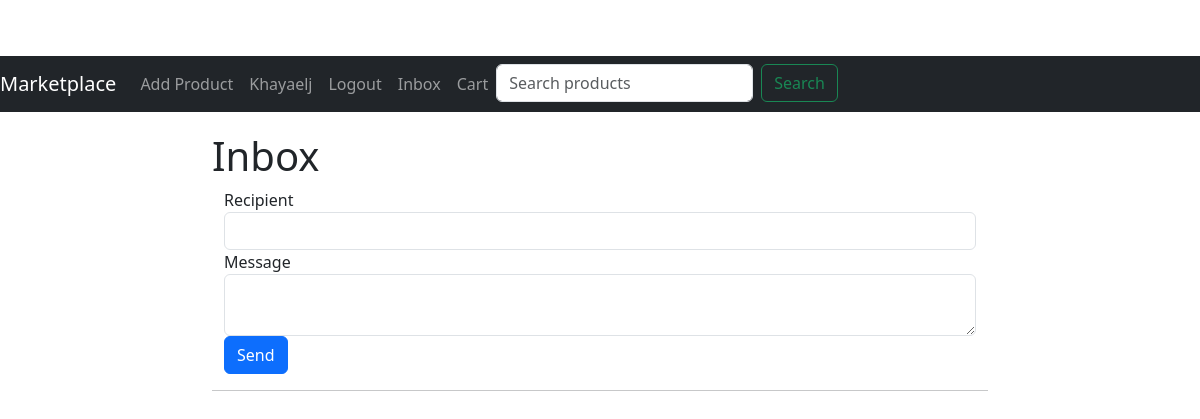
The app's page /inbox (signed in), older data.
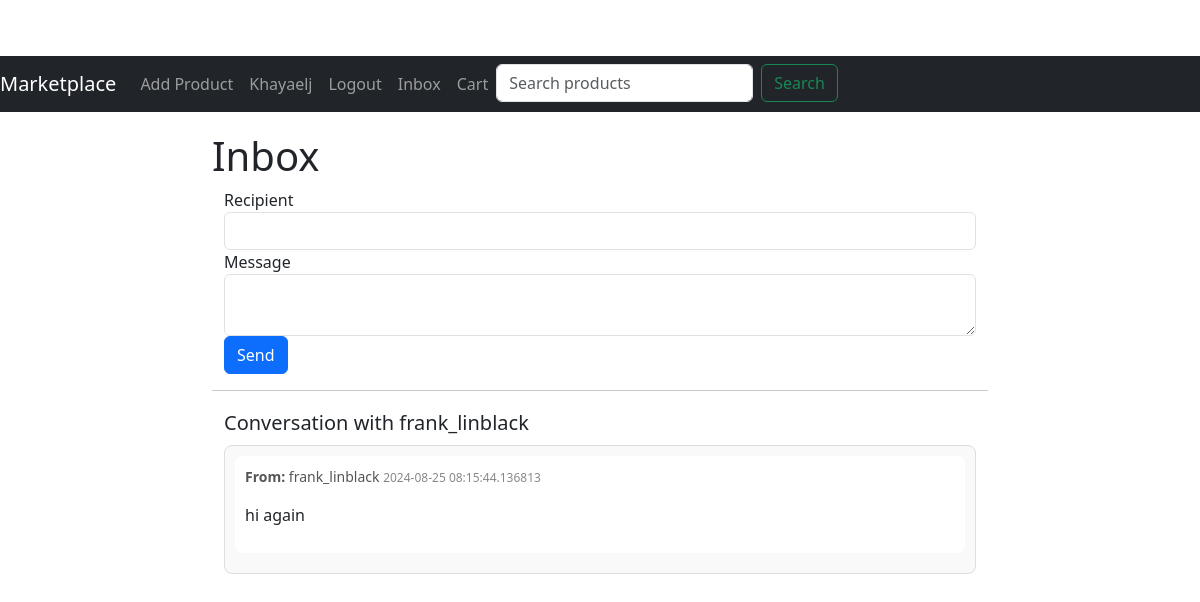
The same page, newer data.
### app/models.py (models this page shows, shortened)
class User(UserMixin, db.Model):
    id = db.Column(db.Integer, primary_key=True)
    username = db.Column(db.String(64), index=True, unique=True)
    email = db.Column(db.String(120), index=True, unique=True)
    password_hash = db.Column(db.String(128))
    profile_picture = db.Column(db.String(150), nullable=True)
    products = db.relationship('Product', backref='author', lazy='dynamic')
    reviews = db.relationship('Review', backref='author', lazy='dynamic')
    wishlist_entries = db.relationship('Wishlist', backref='user', lazy=True)
    received_messages = db.relationship('Message', foreign_keys='Message.receiver_id', backref='receiver', overlaps="sent_messages,received_messages")
    sent_messages = db.relationship('Message', foreign_keys='Message.sender_id', backref='sender', overlaps="received_messages,sent_messages")

class Message(db.Model):
    id = db.Column(db.Integer, primary_key=True)
    sender_id = db.Column(db.Integer, db.ForeignKey('user.id'))
    receiver_id = db.Column(db.Integer, db.ForeignKey('user.id'))
    body = db.Column(db.String(1024))
    timestamp = db.Column(db.DateTime, index=True, default=datetime.utcnow)
    read = db.Column(db.Boolean, default=False)
    edited = db.Column(db.Boolean, default=False)
    edit_timestamp = db.Column(db.DateTime, nullable=True)
    deleted_for_sender = db.Column(db.Boolean, default=False)
    deleted_for_receiver = db.Column(db.Boolean, default=False)

### app/routes.py (the view, shortened to what this page needs)
@bp.route('/inbox', methods=['GET', 'POST'])
@login_required
def inbox():
    messages = Message.query.filter(
        ((Message.receiver_id == current_user.id) & (Message.deleted_for_receiver == False)) |
        ((Message.sender_id == current_user.id) & (Message.deleted_for_sender == False))
    ).order_by(Message.timestamp.asc()).all()
    conversations = {}
    for message in messages:
        other_user_id = message.sender_id if message.sender_id != current_user.id else message.receiver_id
        other_user = User.query.get(other_user_id)
        if other_user not in conversations:
            conversations[other_user] = []
        conversations[other_user].append(message)
    form = MessageForm()
    for message in messages:
        if not message.read and message.receiver_id == current_user.id:
            message.read = True
            db.session.commit()
    return render_template('inbox.html', title='Inbox', conversations=conversations, form=form)

### app/forms.py
class MessageForm(FlaskForm):
    recipient = StringField('Recipient', validators=[DataRequired()])
    body = TextAreaField('Message', validators=[DataRequired()])
    submit = SubmitField('Send')

### app/models.py (called while the page is built)
@login.user_loader
def load_user(id):
    return User.query.get(int(id))

### app/routes.py (called while the page is built)
@bp.before_request
def before_request():
    if current_user.is_authenticated:
        unread_count = Message.query.filter_by(receiver_id=current_user.id, read=False).count()
        current_app.jinja_env.globals['unread_count'] = unread_count

### app/templates/inbox.html (shortened to what this page needs)
{% extends "base.html" %}
{% block content %}
<h1>Inbox</h1>
<div class="container">
    <form method="POST" action="{{ url_for('main.send_message') }}">
        <div class="form-group">
            {{ form.recipient.label }}
            {{ form.recipient(class="form-control") }}
        </div>
        <div class="form-group">
            {{ form.body.label }}
            {{ form.body(class="form-control") }}
        </div>
        <div class="form-group">
            {{ form.submit(class="btn btn-primary") }}
        </div>
    </form>
</div>
<hr>
<div class="container">
    <div class="chat-list">
        {% for user, messages in conversations.items() %}
            <div class="chat-conversation">
                <h3 class="chat-header">Conversation with {{ user.username }}</h3>
                <div class="chat-messages">
                    {% for message in messages %}
                        <div class="message {% if message.sender_id == current_user.id %}sent{% else %}received{% endif %} {% if not message.read %}unread{% endif %}">
                            <p class="message-info">
                                <strong>From:</strong> {{ message.sender.username }} <span class="timestamp">{{ message.timestamp }}</span>
                            </p>
                            <p class="message-body">{{ message.body }}</p>
                        </div>
                    {% endfor %}
                </div>
            </div>
        {% endfor %}
    </div>
</div>
<link rel="stylesheet" href="{{ url_for('static', filename='styles/inbox.css') }}">
{% endblock %}

Row changes from the older to the newer data that the page shows:
added User: username "frank_linblack"
added Message: sender.username "frank_linblack", timestamp "2024-08-25 08:15:44.136813", body "hi again"
